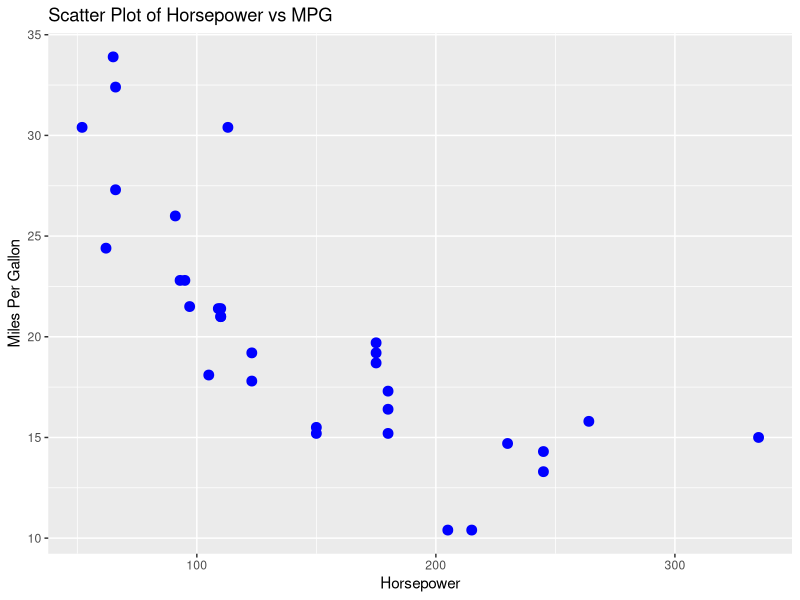

Write the R code that produced this figure.
# Custom function to calculate factorial
factorial_function <- function(n) {
  if (n == 0) {
    return(1)
  } else {
    return(n * factorial_function(n - 1))
  }
}

factorial_function(5)  
# Custom function to find the maximum of two numbers
find_max <- function(a, b) {
  if (a > b) {
    return(a)
  } else {
    return(b)
  }
}

find_max(10, 20)  

# built in functions
numbers <- c(10, 20, 30, 40, 50)
mean_value <- mean(numbers)  # Output: 30
sd_value <- sd(numbers)      # Output: 15.81139
mean_value
sd_value

#installing and using packages from CRAN
install.packages("ggplot2")
library(ggplot2)  
ggplot(data = mtcars, aes(x = hp, y = mpg)) +
  geom_point(color = "blue", size = 3) +
  labs(title = "Scatter Plot of Horsepower vs MPG",
       x = "Horsepower",
       y = "Miles Per Gallon")
